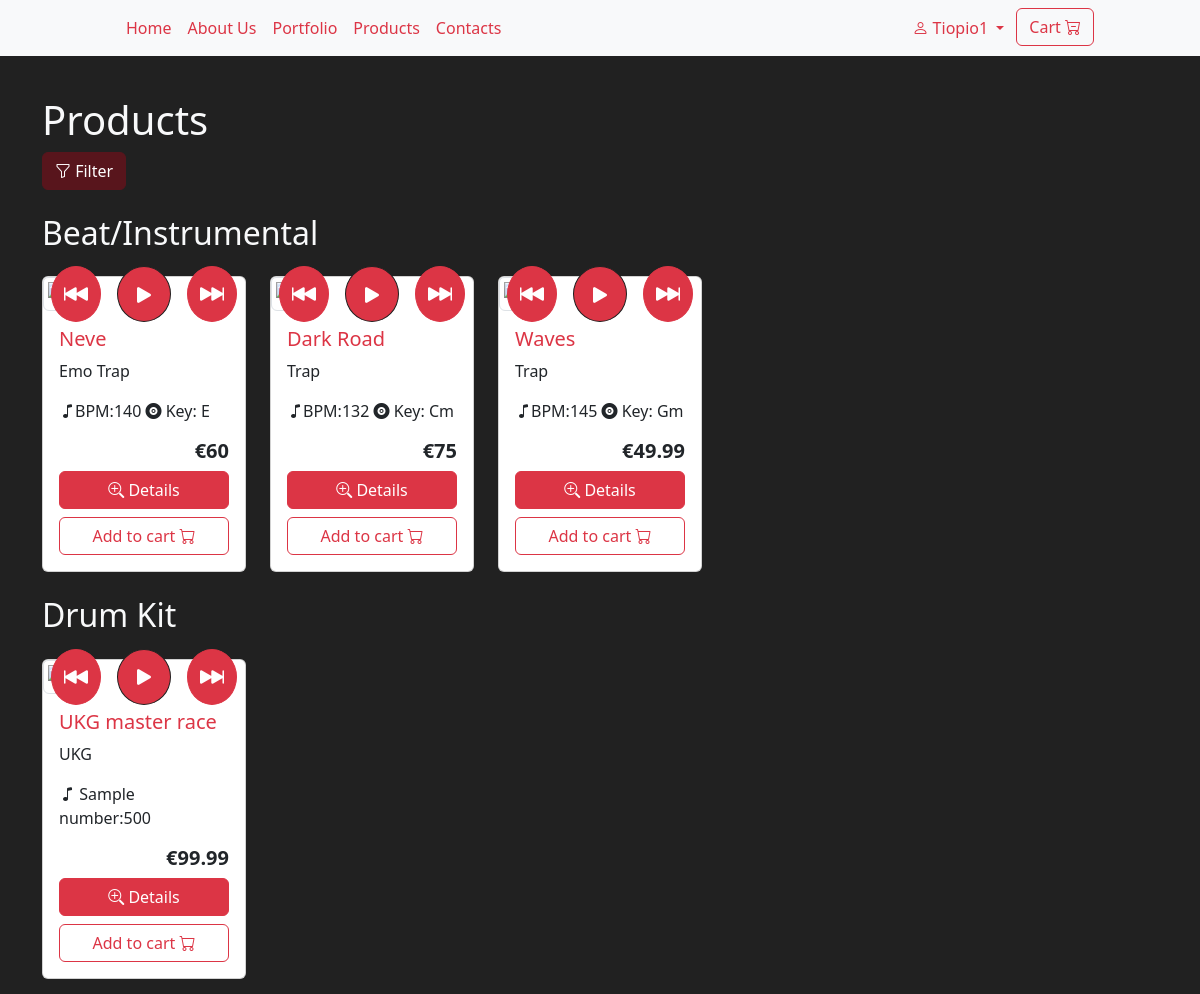
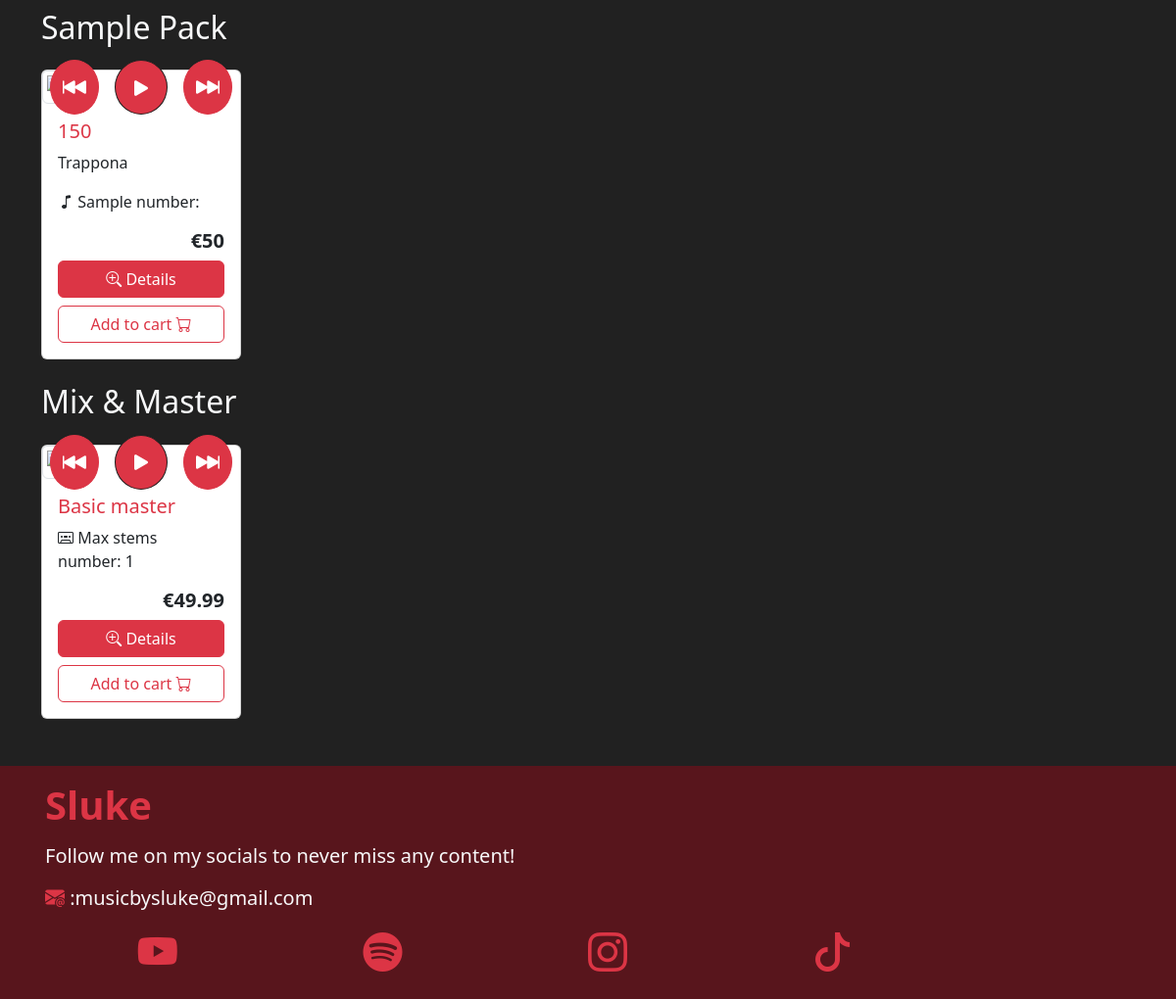
/FRONTEND/products.php (signed in), run on the app's committed database (2 pictures, top to bottom).
### tables this page shows
CREATE TABLE `type` (
  `id` int(11) NOT NULL,
  `name` varchar(20) NOT NULL,
  `descr` text NOT NULL
);

CREATE TABLE `product` (
  `id` varchar(10) NOT NULL,
  `title` varchar(50) NOT NULL,
  `type_id` int(11) NOT NULL,
  `descr` text NOT NULL,
  `bpm` int(11) DEFAULT NULL,
  `tonality` varchar(3) DEFAULT NULL,
  `genre` varchar(20) DEFAULT NULL,
  `num_sample` int(11) DEFAULT NULL,
  `num_tracks` int(11) DEFAULT NULL,
  `audiopath` varchar(255) DEFAULT NULL,
  `productpath` varchar(255) NOT NULL
);

### BACKEND/utility.php (the view, shortened to what the rows shown need)
<?php
function spawnProd1($row, $type, $conn)
{
    echo '<div class="col">
    <div class="card h-130 h-lg-150">
                    <div class="thumbnail position-relative">
                            <div class="position-absolute top-50 start-50 translate-middle d-flex gap-3">
                            <button type="button" onclick="rewind' . $row['id'] . '()" class="btn btn-primary border-primary rounded-circle ">
                                <i class="bi bi-skip-backward-fill fs-4"></i>
                            </button>
                            <button type="button" id="' . $row['id'] . 'playButton" onclick="play' . $row['id'] . '()" class="btn btn-primary border-dark rounded-circle ">
                                <i class="bi bi-play-fill fs-3" id="' . $row['id'] . 'playIcon"></i>
                            </button>
                            <button type="button" onclick="forward' . $row['id'] . '()" class="btn btn-primary border-primary rounded-circle ">
                                <i class="bi bi-skip-forward-fill fs-4"></i>
                            </button>
                        </div>
                    </div>
                        function play' . $row['id'] . '() {
                            const audio = document.getElementById("' . $row['id'] . 'audioPlayer");
                            const playButton = document.getElementById("' . $row['id'] . 'playButton");
                            const playIcon = document.getElementById("' . $row['id'] . 'playIcon");
                        function forward' . $row['id'] . '() {
                            const audio = document.getElementById("' . $row['id'] . 'audioPlayer");
                        function rewind' . $row['id'] . '() {
                            const audio = document.getElementById("' . $row['id'] .
        'audioPlayer");
                    <div class="card-body">
                        <h5 class="text-primary card-title ">' . $row['title'] . '</h5>';
    switch (true) {
        case $type == 1:
            echo ' <p class="card-text fw-light fs-6">' . $row['genre'] . '</p>
                    <p class="card-text fw-light fs-6"><i class="bi bi-music-note"></i>BPM:' . $row['bpm'] . '  <i class="bi bi-vinyl-fill"></i> Key: ' . $row['tonality'] . '</p>
            ';
            break;
        case $type == 2 || $type == 3:
            echo ' <p class="card-text fw-light fs-6">' . $row['genre'] . '</p>
                    <p class="card-text fw-light fs-6"><i class="bi bi-music-note"></i> Sample number:' . $row['num_sample'] . '</p>
            ';
            break;
        case $type == 5:
            echo '
                    <p class="card-text fw-light fs-6"><i class="bi bi-cassette"></i> Max stems number: ' . $row['num_tracks'] . '</p>
            ';
            break;
    }
    echo '              <audio id="' . $row['id'] . 'audioPlayer" class="w-100">
                            <source src="' . $row['audiopath'] . '" type="audio/mpeg">
                        </audio>
                        <h5 class="fw-bold text-end">€' . $row['price'] . '</h5>
                        <div class="d-grid">
                            <button type="button" class="btn btn-primary mb-2" data-bs-toggle="modal" data-bs-target="#' . $row['id'] . 'details">
                            <i class="bi bi-zoom-in"></i> Details</button>
                            <button type="button" id="addToCart1" onclick="addTocart(\'' . $row['id'] . '\',\'add\')" class="btn btn-outline-primary">Add to cart <i class="bi bi-cart"></i></button>
                        </div>
                        <div class="modal fade" id="' . $row['id'] . 'details" data-bs-backdrop="static" data-bs-keyboard="false" tabindex="-1" aria-labelledby="staticBackdropLabel" aria-hidden="true">
                        <div class="modal-dialog modal-dialog-centered modal-lg ">
                            <div class="modal-content">
                                <h1 class="modal-title fs-5" id="staticBackdropLabel">#' . $row['id'] . '</h1>
                            <div class="modal-body" id="modaldetails">
                                    <h4 class="text-light mb-3">' . $row['title'] . '</h4>
                                        <button type="button" onclick="rewindModal' . $row['id'] . '()" class="btn btn-primary border-primary rounded-circle ">
                                        </button>
                                        <button type="button" id="' . $row['id'] . 'playButtonModal" onclick="playModal' . $row['id'] . '()" class="btn btn-primary border-dark rounded-circle ">
                                            <i class="bi bi-play-fill fs-3" id="' . $row['id'] . 'playIconModal"></i>
                                        </button>
                                        <button type="button" onclick="forwardModal' . $row['id'] . '()" class="btn btn-primary border-primary rounded-circle ">
                                        </button>
                                    <input type="range" id="' . $row['id'] . 'timelineModal" class="form-range" value="0" min="0" step="0.1">
                                        const audioModal' . $row['id'] . ' = document.getElementById("' . $row['id'] . 'audioPlayer");
                                        const playButtonModal' . $row['id'] . ' = document.getElementById("' . $row['id'] . 'playButtonModal");
                                        const playIconModal' . $row['id'] . ' = document.getElementById("' . $row['id'] . 'playIconModal");
                                        const timelineModal' . $row['id'] . ' = document.getElementById("' . $row['id'] . 'timelineModal");
                                        function playModal' . $row['id'] . '() {
                                            if (audioModal' . $row['id'] . '.paused) {
                                                audioModal' . $row['id'] . '.play();
                                                playIconModal' . $row['id'] . '.classList.replace("bi-play-fill", "bi-pause-fill");
                                                audioModal' . $row['id'] . '.pause();
                                                playIconModal' . $row['id'] . '.classList.replace("bi-pause-fill", "bi-play-fill");
                                        function forwardModal' . $row['id'] . '() {
                                            audioModal' . $row['id'] . '.currentTime += 10;
                                        function rewindModal' . $row['id'] . '() {
                                            audioModal' . $row['id'] . '.currentTime -= 10;
                                        audioModal' . $row['id'] . '.addEventListener("timeupdate", () => {
                                            timelineModal' . $row['id'] . '.value = audioModal' . $row['id'] . '.currentTime;
                                        audioModal' . $row['id'] . '.addEventListener("loadedmetadata", () => {
                                            timelineModal' . $row['id'] . '.max = audioModal' . $row['id'] . '.duration;
                                        timelineModal' . $row['id'] . '.addEventListener("input", () => {
                                            audioModal' . $row['id'] . '.currentTime = timelineModal' . $row['id'] . '.value;
                                <div class="mb-3">
                                    <div class="row gy-3">
                                     <div class="col-md-6">
                                        <div class="input-group mb-3">
                                            <select id="type_' . $row['id'] . '" class="form-select" disabled id="typeselect">';
    echo '                   </select>
                                    </div>
                                </div>
                                <div class="col-md-6">
                                    <div class="input-group">
                                        <span class="input-group-text">';
    echo '</span>
                                        <input class="form-control" id="genre_' . $row['id'] . '" type="text" disabled value="' . $row['genre'] . '"  aria-label="genre">
                                        </div>
                                        </div>
                                    </div>
                                </div>
                                <div class="mb-3">
                                    <label for="descr" class="form-label">Description</label>
                                    <textarea class="form-control" style="resize:none" disabled id="descr_' . $row['id'] . '" rows="3">' . $row['descr'] . '</textarea>
                                </div>';
    echo '
                                        <div class="text-end ">
                                            <h2 class="tracking-widest"> € ' . $row['price'] . '</h2>
                                        </div>
                            <div class="modal-footer">
                                    <button type="button" id="addToCart2" onclick="addTocart(\'' . $row['id'] . '\',\'add\')" class="btn btn-outline-primary">Add to cart <i class="bi bi-cart"></i></button>
                            </div>
                        </div>
                    </div>
                </div>
            </div>
        </div>
    </div>
</div>';
}

### FRONTEND/products.php (shortened to what the rows shown need)
<?php
include '../BACKEND/utility.php';
if (!isset($_SESSION['username'])) {
    $_SESSION['redirect_to'] = $_SERVER['REQUEST_URI'];
    header("Location: ./login.php");
} else {
    $conn = dbConnect();
}
?>
<!DOCTYPE html>
<html>
<head>
    <link rel="stylesheet" href="https://cdn.jsdelivr.net/npm/bootstrap-icons@1.11.3/font/bootstrap-icons.min.css">
    <link rel="stylesheet" href="https://code.jquery.com/ui/1.14.1/themes/base/jquery-ui.css">
    <link href="https://cdn.jsdelivr.net/npm/bootstrap@5.3.3/dist/css/bootstrap.min.css" rel="stylesheet">
    <link rel="stylesheet" href="../CSS/style.css">
</head>
<body class="bg-dark text-light  mt-5 pt-5">
    <div class="container">
        <h1 class="">Products</h1>
        <button type="button" class="btn btn-secondary" type="button" data-bs-toggle="offcanvas" data-bs-target="#filter" aria-controls="offcanvasScrolling">
            <i class="bi bi-funnel"></i> Filter
        </button>
        <?php
        $typequery = 'SELECT * FROM type';
        if (isset($_SESSION['typefilter'])) {
            $typequery .= ' WHERE id=' . $_SESSION['typefilter'] . ';';
        } else {
            $typequery .= ';';
        }
        $stmt1 = $conn->prepare($typequery);
        if ($stmt1->execute()) {
            $result1 = $stmt1->get_result();
            if ($result1->num_rows > 0) {
                while ($row1 = $result1->fetch_array(MYSQLI_ASSOC)) {
                    $stmt2 = $conn->prepare('SELECT product.*, list_prices.price, list_prices.date, list_prices.list_id FROM product JOIN type ON product.type_id = type.id JOIN list_prices ON product.id = list_prices.prod_id WHERE list_prices.price > 0 AND type.name = \'' . $row1['name'] . '\' AND list_prices.date = (
    SELECT MAX(date)
    FROM list_prices
    WHERE list_prices.prod_id = product.id) ' .  (isset($_SESSION['filter']) ? $_SESSION['filter'] : '') . ';');
                    if ($stmt2->execute()) {
                        $result2 = $stmt2->get_result();
                        if ($result2->num_rows > 0) {
                            echo ' <h2 class="my-4">' . $row1['name'] . '</h2>
                        <div class="row row-cols-1 row-cols-sm-2 row-cols-md-3 row-cols-lg-4 row-cols-xl-5  g-4">';
                            while ($row2 = $result2->fetch_array(MYSQLI_ASSOC)) {
                                spawnProd1($row2, $row1['id'], $conn);
                            }
                            echo ' </div>';
                        }
                    }
                }
            } else {
                echo '<h5 class="my-3">type not found</h5>';
                return false;
            }
        } else {
            echo "Error in the connection phase";
            return false;
        }
        ?>
    </div>
    <footer id="social" class="footer bg-secondary mt-5">
        <div class="container p-3">
            <div class="social-links d-flex justify-content-around">
                <a href="https://www.youtube.com/@sluke1547" target="_blank" rel="noopener noreferrer">
                    <h1><i class="bi bi-youtube c"></i></h1>
                </a>
                <a href="https://open.spotify.com/intl-it/artist/4zTNDtXBjnewJ2qIWvdwEe?si=2f29d7a2c37d4520" target="_blank" rel="noopener noreferrer">
                    <h1><i class="bi bi-spotify"></i></h1>
                </a>
                <a href="https://www.instagram.com/musicbysluke" target="_blank" rel="noopener noreferrer">
                    <h1><i class="bi bi-instagram"></i></h1>
                </a>
                <a href="https://www.tiktok.com/@musicbysluke" target="_blank" rel="noopener noreferrer">
                    <h1><i class="bi bi-tiktok"></i></h1>
                </a>
            </div>
        </div>
    </footer>
</body>
</html>

### data on the page
type: name "Beat/Instrumental"
product: title "Neve", genre "Emo Trap", bpm "140", tonality "E", price "60"
product: title "Dark Road", genre "Trap", bpm "132", tonality "Cm", price "75"
product: title "Waves", genre "Trap", bpm "145", tonality "Gm", price "49.99"
type: name "Drum Kit"
product: title "UKG master race", genre "UKG", num_sample "500", price "99.99"
type: name "Sample Pack"
product: title "150", genre "Trappona", price "50"
type: name "Mix & Master"
product: title "Basic master", num_tracks "1", price "49.99"

### other printed values
$_SESSION['username'] "Tiopio1"
